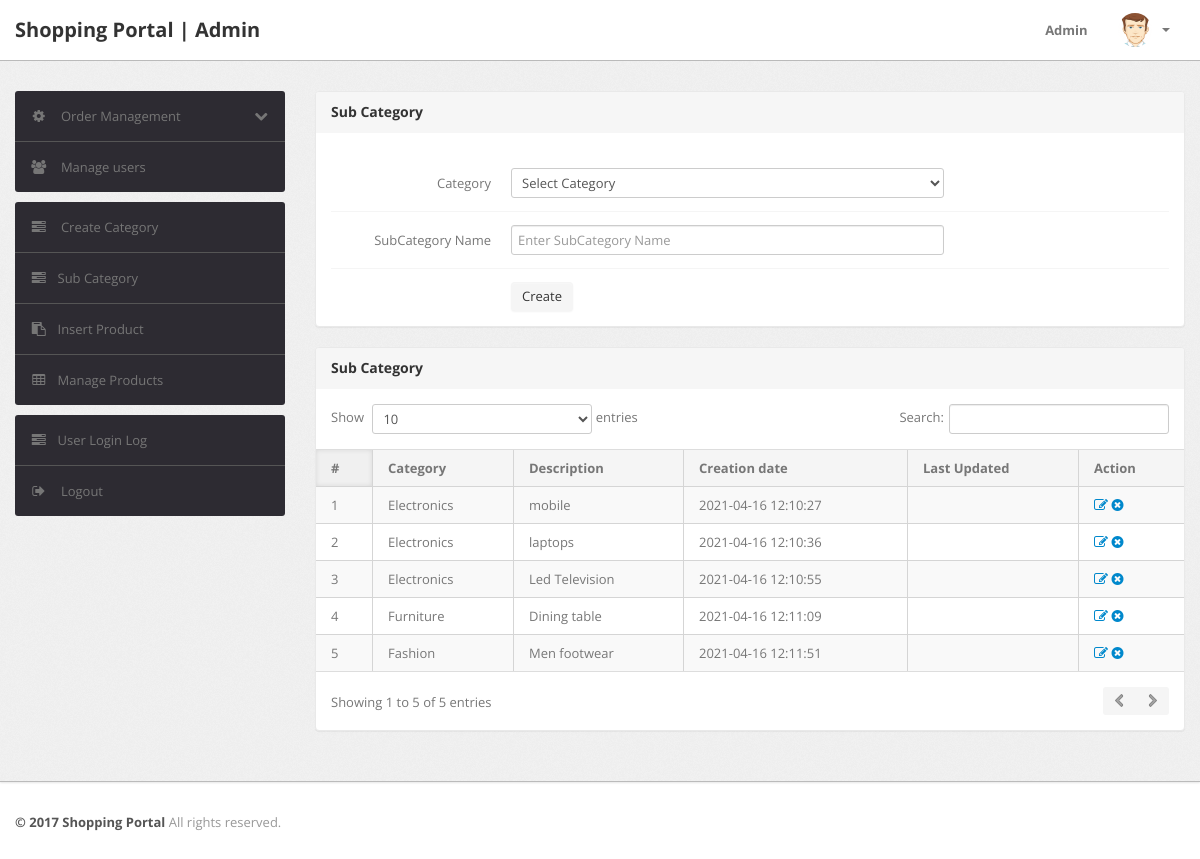
/shopping/admin/subcategory.php (signed in), run on the app's committed database.
### tables this page shows
CREATE TABLE `subcategory` (
  `id` int(11) NOT NULL,
  `categoryid` int(11) DEFAULT NULL,
  `subcategory` varchar(255) DEFAULT NULL,
  `creationDate` timestamp NULL DEFAULT current_timestamp(),
  `updationDate` varchar(255) DEFAULT NULL
);

CREATE TABLE `category` (
  `id` int(11) NOT NULL,
  `categoryName` varchar(255) DEFAULT NULL,
  `categoryDescription` longtext DEFAULT NULL,
  `creationDate` timestamp NOT NULL DEFAULT current_timestamp(),
  `updationDate` varchar(255) DEFAULT NULL
);

### shopping/admin/subcategory.php (the view, shortened to what this page needs)
<?php
include('include/config.php');
if(strlen($_SESSION['alogin'])==0)
	{
header('location:index.php');
}
else{
?>
<!DOCTYPE html>
<html lang="en">
<head>
	<link type="text/css" href="bootstrap/css/bootstrap.min.css" rel="stylesheet">
	<link type="text/css" href="bootstrap/css/bootstrap-responsive.min.css" rel="stylesheet">
	<link type="text/css" href="css/theme.css" rel="stylesheet">
	<link type="text/css" href="images/icons/css/font-awesome.css" rel="stylesheet">
</head>
<body>
<?php include('include/header.php');?>
	<div class="wrapper">
		<div class="container">
			<div class="row">
<?php include('include/sidebar.php');?>
			<div class="span9">
					<div class="content">
						<div class="module">
							<div class="module-head">
								<h3>Sub Category</h3>
							</div>
							<div class="module-body">
									<br />
			<form class="form-horizontal row-fluid" name="subcategory" method="post" >
<div class="control-group">
<label class="control-label" for="basicinput">Category</label>
<div class="controls">
<select name="category" class="span8 tip" required>
<option value="">Select Category</option>
</select>
</div>
</div>
<div class="control-group">
<label class="control-label" for="basicinput">SubCategory Name</label>
<div class="controls">
<input type="text" placeholder="Enter SubCategory Name"  name="subcategory" class="span8 tip" required>
</div>
</div>
	<div class="control-group">
											<div class="controls">
												<button type="submit" name="submit" class="btn">Create</button>
											</div>
										</div>
									</form>
							</div>
						</div>
	<div class="module">
							<div class="module-head">
								<h3>Sub Category</h3>
							</div>
							<div class="module-body table">
								<table cellpadding="0" cellspacing="0" border="0" class="datatable-1 table table-bordered table-striped	 display" width="100%">
									<thead>
										<tr>
											<th>#</th>
											<th>Category</th>
											<th>Description</th>
											<th>Creation date</th>
											<th>Last Updated</th>
											<th>Action</th>
										</tr>
									</thead>
									<tbody>
<?php $query=mysqli_query($con,"select subcategory.id,category.categoryName,subcategory.subcategory,subcategory.creationDate,subcategory.updationDate from subcategory join category on category.id=subcategory.categoryid");
$cnt=1;
while($row=mysqli_fetch_array($query))
{
?>
										<tr>
											<td><?php echo htmlentities($cnt);?></td>
											<td><?php echo htmlentities($row['categoryName']);?></td>
											<td><?php echo htmlentities($row['subcategory']);?></td>
											<td> <?php echo htmlentities($row['creationDate']);?></td>
											<td><?php echo htmlentities($row['updationDate']);?></td>
											<td>
											<a href="edit-subcategory.php?id=<?php echo $row['id']?>" ><i class="icon-edit"></i></a>
											<a href="subcategory.php?id=<?php echo $row['id']?>&del=delete" onClick="return confirm('Are you sure you want to delete?')"><i class="icon-remove-sign"></i></a></td>
										</tr>
										<?php $cnt=$cnt+1; } ?>
								</table>
							</div>
						</div>
					</div>
				</div>
			</div>
		</div>
	</div>
<?php include('include/footer.php');?>
</body>
<?php } ?>

### data on the page
subcategory: categoryid.categoryName "Electronics", subcategory "mobile", creationDate "2021-04-16 12:10:27"
subcategory: categoryid.categoryName "Electronics", subcategory "laptops", creationDate "2021-04-16 12:10:36"
subcategory: categoryid.categoryName "Electronics", subcategory "Led Television", creationDate "2021-04-16 12:10:55"
subcategory: categoryid.categoryName "Furniture", subcategory "Dining table", creationDate "2021-04-16 12:11:09"
subcategory: categoryid.categoryName "Fashion", subcategory "Men footwear", creationDate "2021-04-16 12:11:51"
